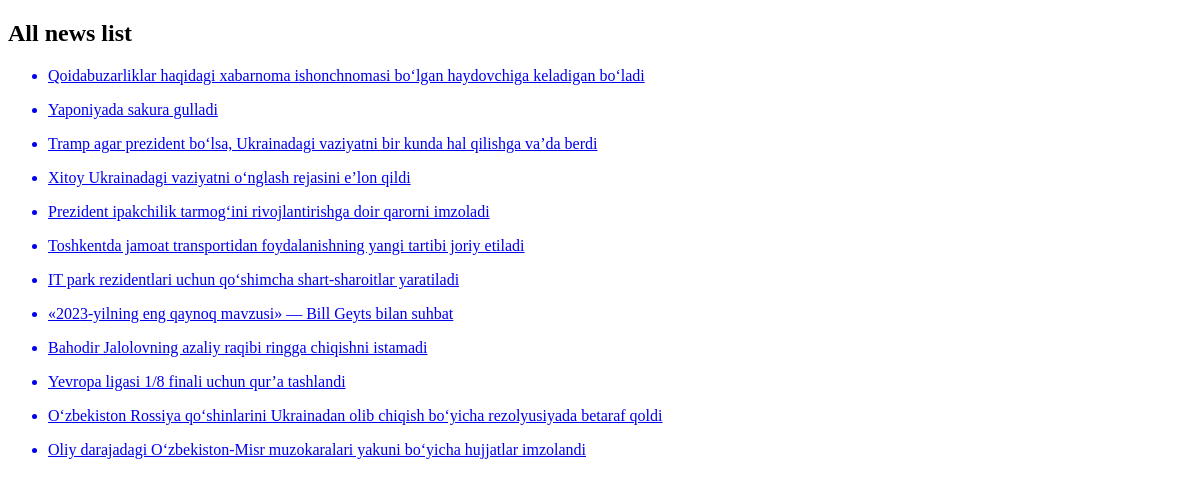
Before: /news/ with the older database file.
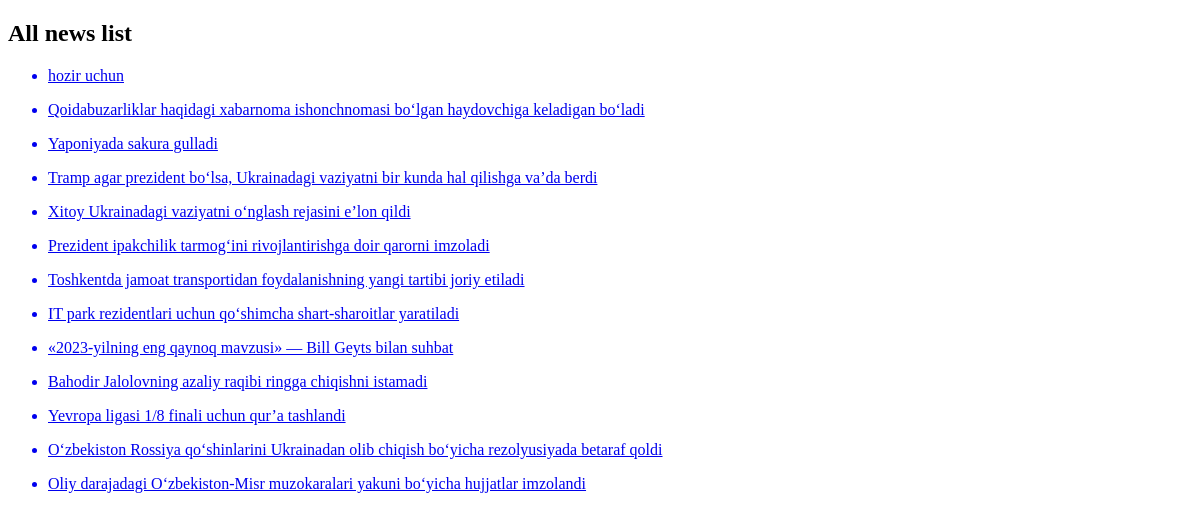
After: the same page with the newer database file.
### news_app/models.py (models this page shows, shortened)
class News(models.Model):
    class Status(models.TextChoices):
        Draft = "DF", "Draft",
        Published = "PB", "Published"
    title = models.CharField(max_length=250)
    slug = models.SlugField(max_length=250)
    body = models.TextField()
    image = models.ImageField(upload_to='news/images')
    category = models.ForeignKey(Category,
                                 on_delete=models.CASCADE
                                 )
    publish_time = models.DateTimeField(default=timezone.now)
    created_time = models.DateTimeField(auto_now_add=True)
    update_time = models.DateTimeField(auto_now=True)
    status = models.CharField(max_length=2,
                              choices=Status.choices,
                              default=Status.Draft
                              )
    objects = models.Manager()  # default manager
    published = PublishedManager()
    class Meta:
        ordering = ["-publish_time"]

### news_app/views.py (the view)
# urls.py: path('news/', news_list, name='news_list'),
def news_list(request):
    news_list = News.published.all()
    context = {
        'news_list': news_list
    }
    return render(request, 'news/news_list.html', context)

### news_app/context_processor.py (called while the page is built)
def latest_news(request):
    latest_news = News.published.all().order_by("-publish_time")[:10]
    context = {
        'latest_news': latest_news,
    }
    return context

### news_app/managers.py (called while the page is built)
    def get_queryset(self):
        return super().get_queryset().filter(status="PB")

### templates/news/news_list.html (shortened to what this page needs)
<!DOCTYPE html>
<html lang="en">
<head>
</head>
<body>
<h2>All news list</h2>
{% for news in  news_list %}
    <ul>
        <a href="{% url 'news_detail' news.pk %}"><li>{{ news.title }}</li></a>
    </ul>
{% endfor %}
</body>
</html>

Changed rows visible on the page:
added News: title "hozir uchun"
